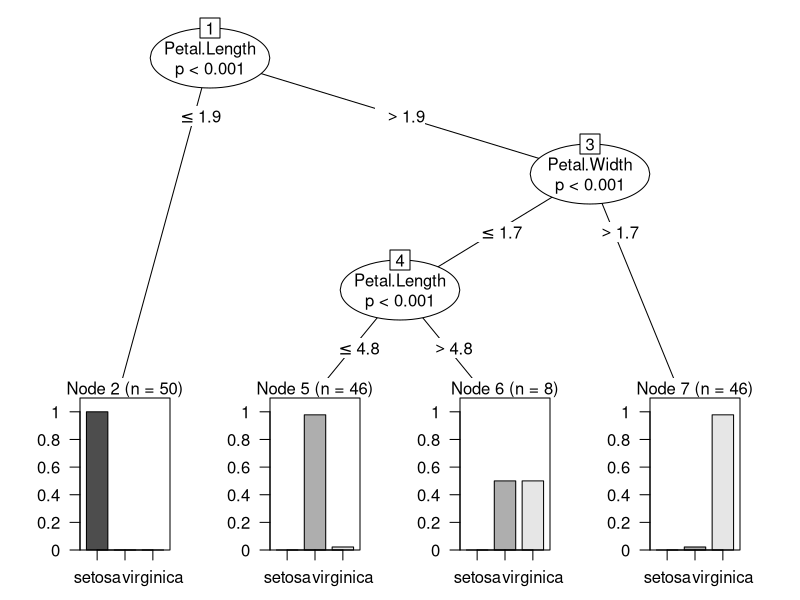
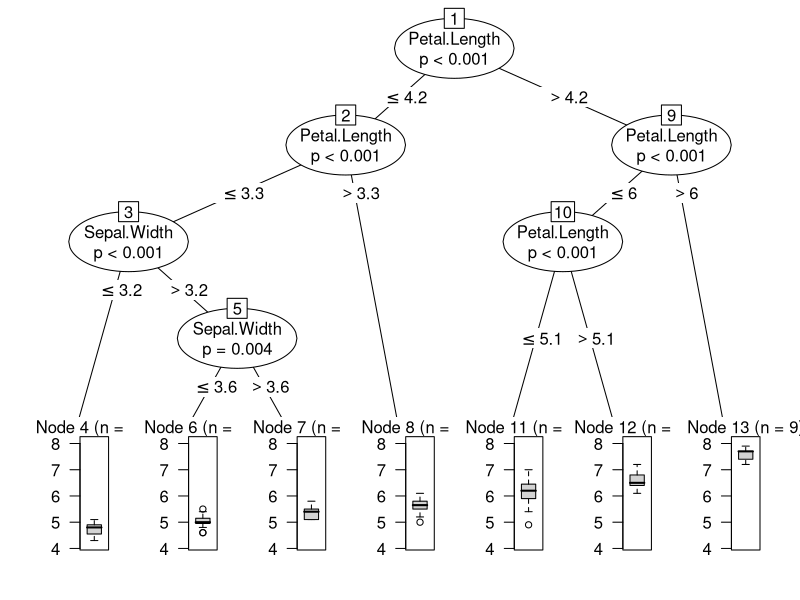
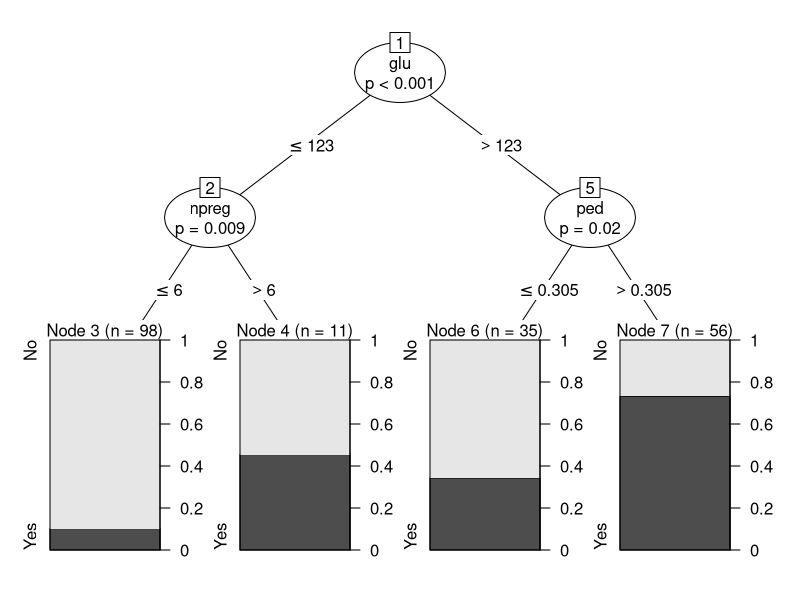

Write R code to recreate these figures, in order.
## ---- chunk 1
knitr::opts_chunk$set(echo = TRUE)
root_path <- "C:/Git/RCourse_ML"
exerices_path <- file.path(root_path, "Exercises_and_Solutions")
## ---- chunk 2
library(MASS) # to load dataset
library(rpart)
library(party)

## ---- chunk 3
ctree.iris <- ctree(Species ~., data=iris) # fit tree
plot(ctree.iris)
pred.ctree <- predict(ctree.iris, newdata=iris, type='response')
(confT <- table(pred.ctree, iris$Species))

## ---- chunk 4
ctree.iris <- ctree(Sepal.Length ~., data=iris) # fit regression tree
plot(ctree.iris)
# Get the predicted values (for training data):
pred.ctree <- predict(ctree.iris, iris, type='response')

## ---- chunk 5
str(Pima.tr)
table(Pima.tr$type)
## ---- chunk 6
Pima_char <- Pima.tr
Pima_char$type <- as.character(Pima_char$type)
str(Pima_char)
## ---- chunk 7
ctree_1 <- ctree(type ~., data=Pima.tr) # fit tree
plot(ctree_1)
## ---- chunk 8
pred.ctree <- predict(ctree_1, newdata=Pima.tr, type='response')
(confT <- table(pred.ctree, Pima.tr$type))
## ---- chunk 9
#*********************************************************************************
#   CV FUNCTION   ####
#*********************************************************************************
TREE_crossVal <- function(data, label, k_fold=10){
  stopifnot(nrow(data)==length(label), is.factor(label), 
            (1<k_fold & k_fold<=nrow(data)))
  # Create k sub-selections
  n <- nrow(data)
  ind_s <- sample(1:n)# mix up the order of the dataset
  ind.L <- list()
  j1 <- 1
  for (i in 1:k_fold){
    j2 <- (i*n) %/% k_fold # check 150 / 9 or 150 %/% 9
    ind.L[[i]] <- ind_s[j1:j2]
    j1 <- j2+1
  }
  # Now run KNN on each selection (and collect results):
  confMat <- matrix(0,nrow=nlevels(label), ncol=nlevels(label))
  for(fold in 1:k_fold){
    ind_fold <- ind.L[[fold]]

    trainDat <- data[-ind_fold,]
    testDat <- data[ind_fold,]
    trainSolu <- label[-ind_fold]
    testSolu <- label[ind_fold]
    
    dat.tr <- cbind(trainDat, "y"=trainSolu)
    ctree.pred <- party::ctree(y ~., data=dat.tr)


    pred.ctree <- predict(ctree.pred, newdata=testDat, type='response')
    confMat.fold <- table(pred.ctree, testSolu)

    confMat <- confMat + confMat.fold
  }
  # Calculate estimated test-error
  missMat <- confMat
  diag(missMat) <- 0
  missCount <- sum(missMat)
  test.err <- missCount/n
  L.res <- list(k_fold=k_fold, Indices=ind.L, 
                confMatrix=confMat, errorRate=test.err)
  return(L.res)
}

## ---- chunk 10
TREE_crossVal(data = Pima.tr[,1:7], label = Pima.tr[,8], k_fold = 10)
